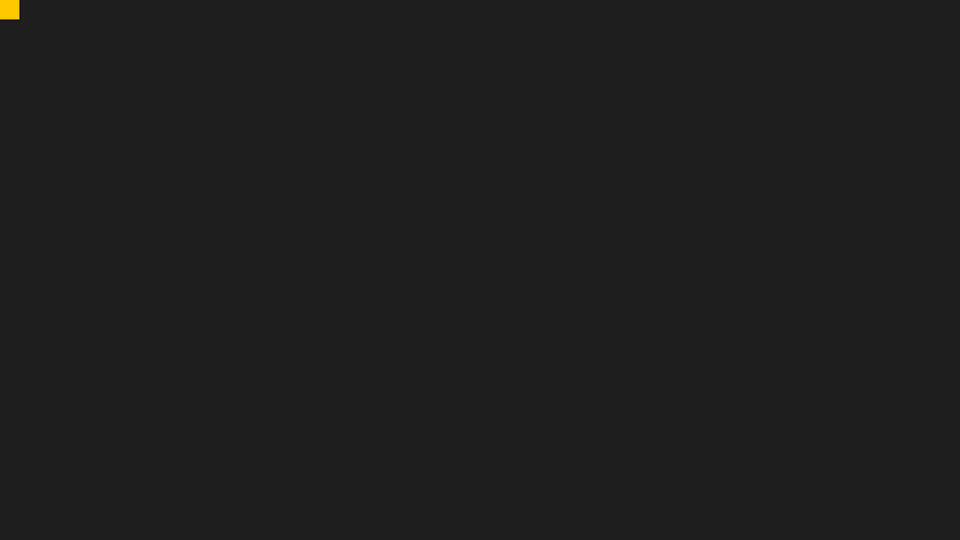
Frame 1 (no input)
Frame 60 (no input): identical to frame 1, image omitted
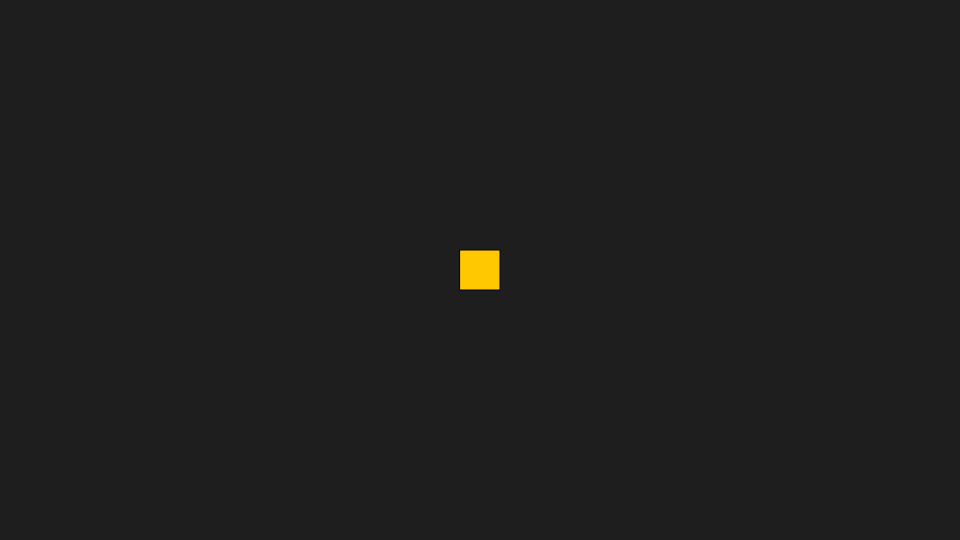
Frame 120 (the mouse pressed at the canvas centre since frame 60)

The p5.js sketch that drew these frames (run headless with seeded random() and noise() and a simulated clock; from frame 60 on, the mouse is pressed at the canvas centre):

// p5.js sketch
// ── sketch.js
function setup() {
  createCanvas(960, 540);
}

function draw() {
  background(30);
  fill(255, 200, 0);
  rect(mouseX - 20, mouseY - 20, 40, 40);
}
